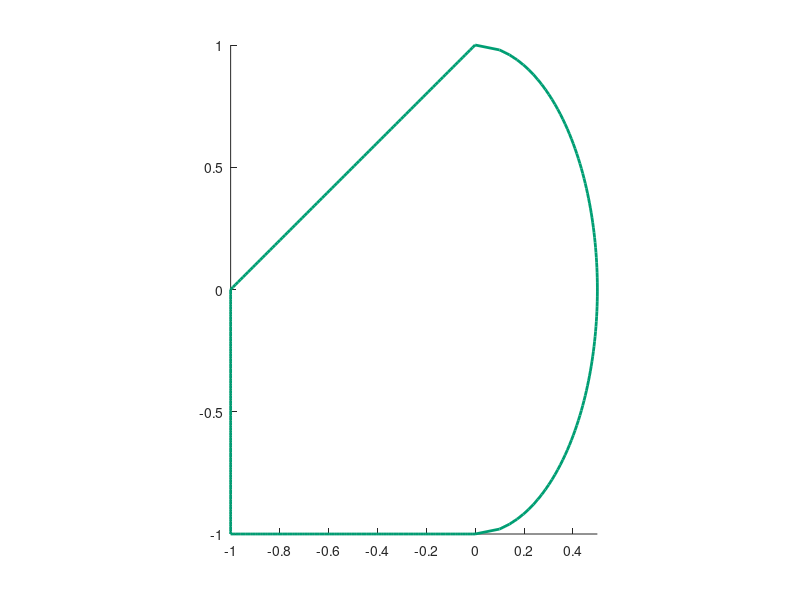

Recreate this plot in MATLAB. (Note: this script raises an error after producing the figure.)
clear all
clc

%% Draw physical domain boundarie
y1=linspace(1,-1,100);
f=@(y) 0.5*(1-y.^2).^0.5;
x1=f(y1);

x2=linspace(0,-1,100);
f=@(x) -1+x.*0;
y2=f(x2);

y3=linspace(-1,0,100);
f=@(y) -1+y.*0;
x3=f(y3);

x4=linspace(-1,0,100);
f=@(x) x+1;
y4=f(x4);

figure
hold on
plot(x1,y1,'-','color',[0, 158, 115]/255,'LineWidth',2,'MarkerSize',8);
plot(x2,y2,'-','color',[0, 158, 115]/255,'LineWidth',2,'MarkerSize',8);
plot(x3,y3,'-','color',[0, 158, 115]/255,'LineWidth',2,'MarkerSize',8);
plot(x4,y4,'-','color',[0, 158, 115]/255,'LineWidth',2,'MarkerSize',8);

axis image

%% Image of polygon approximation 
F={@(y) 0.5*(1-y.^2).^0.5, @(x) -1, @(y) -1, @(x) x+1};
X=[i, -i, -1-i, -1];

% F={@(y) 0.5*(1-y.^2).^0.5, @(x) -1, @(y) -1, @(y) y-1};
% X=[i, -i, -1-i, -1];

% F={@(x) -1, @(y) -1, @(x) x+1, @(y) 0.5*(1-y.^2).^0.5};
% X=[-i, -1-i, -1, i];

% F={@(y) -1, @(x) x+1, @(y) 0.5*(1-y.^2).^0.5, @(x) -1};
% X=[-1-i, -1, i, -i];

% F={@(x) x+1, @(y) 0.5*(1-y.^2).^0.5, @(x) -1, @(y) -1};
% X=[-1, i, -i, -1-i];

z_V=Initialize(F, X, 10);

figure
z=Boundary(linspace(0,1,5000));
plot(z,'color',[0, 114, 178]/255,'LineWidth',2);
hold on
plot(real([z_V,z_V(1)]),imag([z_V,z_V(1)]),'s-','color',[0, 158, 115]/255,'LineWidth',2,'MarkerSize',8);
axis image
axis([-1.2 0.5+0.2 -1.2 1.2])
grid on

%% solve
[C, err] = ConformalSolve(z_V, 50, 30, 200, 0.6, 1e-3);

omegau=C(end:-1:1).';
omegad=[1 0].';

%%
figure
plot(err,'.-','color',[0, 114, 178]/255,'LineWidth',1.5);
hold on
grid on
h=gca;
h.YScale='log';
h.FontSize=15;
h.XAxis.Color=[0, 114, 178]/255;
h.YAxis.Color=[0, 114, 178]/255;

%% The image of an orthogonal grid under conformal mapping.
[rho,theta]=meshgrid(linspace(0,1,20),linspace(0,2*pi,10000));
zeta1=rho.*exp(i*theta);
z1=(polyval(omegau,zeta1)./(polyval(omegad,zeta1)));

[rho,theta]=meshgrid(linspace(0,1,100),linspace(0,2*pi,100));
zeta2=rho.*exp(i*theta);
z2=(polyval(omegau,zeta2)./(polyval(omegad,zeta2)));

zeta3=exp(i*linspace(0,2*pi,100));
z3=Boundary(linspace(0,1,5000));

figure
plot(zeta1,'color',[86, 180, 233]/255,'LineWidth',1.0);
hold on
plot(zeta2.','color',[86, 180, 233]/255,'LineWidth',1.0);
plot(zeta3,'color',[0, 114, 178]/255,'LineWidth',2.0);
axis image

figure
plot(z1,'color',[86, 180, 233]/255,'LineWidth',1.0);
hold on
plot(z2.','color',[86, 180, 233]/255,'LineWidth',1.0);
plot(z3,'color',[0, 114, 178]/255,'LineWidth',1.5);

axis image
axis([-2 2 -2 2])

%% The image of another orthogonal grid under conformal mapping.
n1=40;
n2=2000;
xt0=linspace(-1,1,n1);
xt1=[];
yt1=[];
for k1=1:n1
    yt1=[yt1;linspace(-sqrt(1-xt0(k1).^2),sqrt(1-xt0(k1).^2),n2)];
end
yt1=yt1';
for k1=1:n2
    xt1=[xt1;xt0];
end
[theta,rho] = cart2pol(xt1,yt1);
zeta1=rho.*exp(i*theta);
z1=(polyval(omegau,zeta1)./(polyval(omegad,zeta1)));

n1=40;
n2=2000;
yt0=linspace(-1,1,n1);
xt2=[];
yt2=[];
for k1=1:n1
    xt2=[xt2;linspace(-sqrt(1-yt0(k1).^2),sqrt(1-yt0(k1).^2),n2)];
end
xt2=xt2';
for k1=1:n2
    yt2=[yt2;yt0];
end
[theta,rho] = cart2pol(xt2,yt2);
zeta2=rho.*exp(i*theta);
z2=(polyval(omegau,zeta2)./(polyval(omegad,zeta2)));

zeta3=exp(i*linspace(0,2*pi,100));
z3=Boundary(linspace(0,1,5000));

figure
plot(zeta1,'color',[230, 159, 0]/255,'LineWidth',1.0);
hold on
plot(zeta2,'color',[230, 159, 0]/255,'LineWidth',1.0);
plot(zeta3,'color',[213, 94, 0]/255,'LineWidth',2.0);
axis image

figure
plot(z1,'color',[230, 159, 0]/255,'LineWidth',1.0);
hold on
plot(z2,'color',[230, 159, 0]/255,'LineWidth',1.0);
plot(z3,'color',[213, 94, 0]/255,'LineWidth',1.5);

axis image
axis([-2 2 -2 2])




